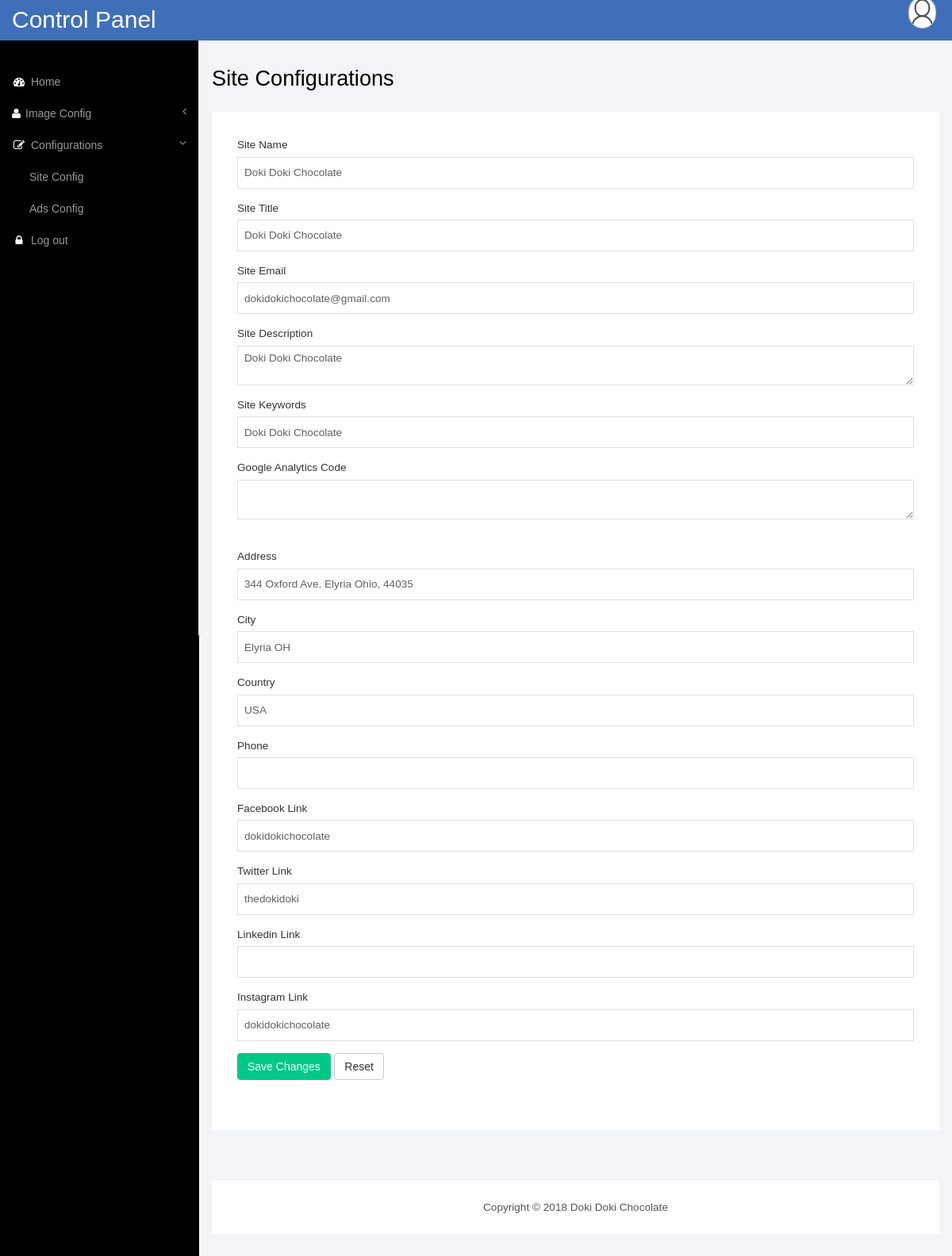
Screenshot of /admin/site_settings.php (signed in) with the database file from the repository.
### tables this page shows
CREATE TABLE `settings` (
  `id` int(11) NOT NULL,
  `site_name` varchar(45) NOT NULL,
  `site_title` varchar(60) NOT NULL,
  `email` varchar(60) NOT NULL,
  `site_desc` varchar(350) NOT NULL,
  `site_keyword` varchar(250) NOT NULL,
  `google_code` varchar(1000) NOT NULL,
  `street` varchar(100) NOT NULL,
  `city` varchar(60) NOT NULL,
  `country` varchar(50) NOT NULL,
  `phone` varchar(15) NOT NULL,
  `facebook` varchar(45) NOT NULL,
  `twitter` varchar(34) NOT NULL,
  `linkedin` varchar(45) NOT NULL,
  `status` varchar(25) NOT NULL
);

### admin/site_settings.php (the view, shortened to what this page needs)
<?php
include 'header.php';
?>
        </nav>
        <div id="page-wrapper">
        <div class="col-md-12 graphs">
	   <div class="xs">
  	    <h3>Site Configurations</h3>
  	    <div class="well1 white">
<?php
				$Settings=mysqli_query($db, "SELECT * FROM settings");
				while($row=mysqli_fetch_array($Settings))
				{
?>
        <form class="form-floating ng-pristine ng-invalid ng-invalid-required ng-valid-email ng-valid-url ng-valid-pattern" action="savesetting.php" method="post" novalidate="novalidate" ng-submit="submit()">
          <fieldset>
            <div class="form-group">
              <label class="control-label">Site Name</label>
              <input type="text" name="site_name" value="<?php echo $row['site_name']; ?>" class="form-control1 ng-invalid ng-invalid-required ng-touched" ng-model="model.name" required="">
            </div>
              <div class="form-group">
              <label class="control-label">Site Title</label>
              <input type="text" name="site_title" value="<?php echo $row['site_title']; ?>" class="form-control1 ng-invalid ng-invalid-required ng-touched" ng-model="model.name" required="">
            </div>
            <div class="form-group">
              <label class="control-label">Site Email</label>
              <input type="email" name="email" value="<?php echo $row['email']; ?>" class="form-control1 ng-invalid ng-valid-email ng-invalid-required ng-touched" ng-model="model.email" required="">
            </div>
              <div class="form-group">
               <label class="control-label" >Site Description</label>
                        <textarea rows="2" name="site_desc" class="form-control1 control2"><?php echo $row['site_desc']; ?></textarea>
              </div>
              <div  class="form-group" >
              <label class="control-label">Site Keywords</label>
              <input type="text" name="site_keyword" value="<?php echo $row['site_keyword']; ?>" class="form-control1 ng-invalid ng-invalid-required ng-touched" ng-model="model.name" required="">
              </div>
              <div class="form-group">
               <label class="control-label" >Google Analytics Code</label>
                        <textarea rows="2" name="google_code" class="form-control1 control2"><?php echo $row['google_code']; ?></textarea>
              </div>
              <br>
              <div class="form-group">
              <label class="control-label">Address</label>
              <input type="text" name="street" value="<?php echo $row['street']; ?>" class="form-control1 ng-invalid ng-invalid-required ng-touched" ng-model="model.name" required="">
            </div>
               <div class="form-group">
              <label class="control-label">City</label>
              <input type="text" name="city" value="<?php echo $row['city']; ?>" class="form-control1 ng-invalid ng-invalid-required ng-touched" ng-model="model.name" required="">
            </div>
              <div class="form-group">
              <label class="control-label">Country</label>
              <input type="text" name="country" value="<?php echo $row['country']; ?>" class="form-control1 ng-invalid ng-invalid-required ng-touched" ng-model="model.name" required="">
            </div>
            <div class="form-group">
              <label class="control-label">Phone</label>
              <input type="text" name="phone" value="<?php echo $row['phone']; ?>" class="form-control1 ng-invalid ng-invalid-required ng-valid-pattern ng-touched" ng-model="model.number" ng-pattern="/[0-9]/" required="">
            </div>
            <div class="form-group">
              <label class="control-label normal">Facebook Link</label>
              <input type="text" name="facebook" value="<?php echo $row['facebook']; ?>" class="form-control1 ng-invalid ng-invalid-required ng-touched" ng-model="model.name" required="">
            </div>
              <div class="form-group">
              <label class="control-label normal">Twitter Link</label>
              <input type="text" name="twitter" value="<?php echo $row['twitter']; ?>" class="form-control1 ng-invalid ng-invalid-required ng-touched" ng-model="model.name" required="">
            </div>
            <div class="form-group">
              <label class="control-label normal">Linkedin Link</label>
              <input type="text" name="linkedin" value="<?php echo $row['linkedin']; ?>" class="form-control1 ng-invalid ng-invalid-required ng-touched" ng-model="model.name" required="">
            </div>
            <div class="form-group filled">
              <label class="control-label">Instagram Link</label>
              <input type="text" name="status" value="<?php echo $row['status']; ?>" class="form-control1 ng-invalid ng-invalid-required ng-touched" ng-model="model.name" required="">
            </div>
            <div class="form-group">
              <button type="submit" class="btn btn-primary">Save Changes</button>
              <button type="reset" class="btn btn-default">Reset</button>
            </div>
          </fieldset>
        </form>
<?php
}
?>
      </div>
    </div>
<?php include'footer.php'; ?>

### admin/footer.php (shortened to what this page needs)
 <div class="copy_layout">
 <?php
				$Settings=mysqli_query($db, "SELECT * FROM settings");
				while($row=mysqli_fetch_array($Settings))
				{
?>
     <p>Copyright © 2018 <?php echo $row['site_name'];?> </p>
<?php 			}
?>
 </div>
   </div>
      </div>
   </div>
<link href="css/custom.css" rel="stylesheet">
</body>
</html>

### admin/css/style.css (style rules this page uses)
h4, h5, h6, h1, h2, h3 { margin-top: 0; }
p { margin: 0; }
html, body { font-family: 'Montserrat', sans-serif; font-size: 100%; background:#000; overflow-x: hidden; }
.copy p, .copy_layout p { font-size:0.85em; color:#555; }
.graphs { padding: 2em 1em; background: #f2f4f8; font-family: 'Montserrat', sans-serif; }
.form-control1, .form-control_2.input-sm { border: 1px solid #e0e0e0; padding: 5px 8px; color: #616161; background: #fff; box-shadow: none !important; width: 100%; font-size: 0.85em; font-weight: 300; height: 40px; border-radius: 0; -webkit-appearance: none; }
.control2 { height:50px; }
.xs h3, .widget_head { color:#000; font-size:1.7em; font-weight:300; margin-bottom: 1em; }
.btn-primary { background-color: rgb(0, 200, 135) !important; border-color: rgb(0, 200, 135) !important; color: #fff; }
.radio label, .checkbox label, label { font-size: 0.85em; font-weight:300; vertical-align: middle; }
.well1 { background:#fff; padding:2em; }
.copy_layout { padding:1.5em 0; background:#fff; text-align:center; margin: 4em 0 0em 0; }

### admin/css/custom.css (style rules this page uses)
#page-wrapper { min-height: 568px; background-color: #fff; }
@media (min-width:768px) { #page-wrapper { position: inherit; margin: 0 0 0 250px; border-left: 1px solid #e7e7e7; } }

### rows the page displays
settings: site_name "Doki Doki Chocolate", site_title "Doki Doki Chocolate", email "dokidokichocolate@gmail.com", site_desc "Doki Doki Chocolate", site_keyword "Doki Doki Chocolate", street "344 Oxford Ave. Elyria Ohio, 44035", city "Elyria OH", country "USA", facebook "dokidokichocolate", twitter "thedokidoki", status "dokidokichocolate"
